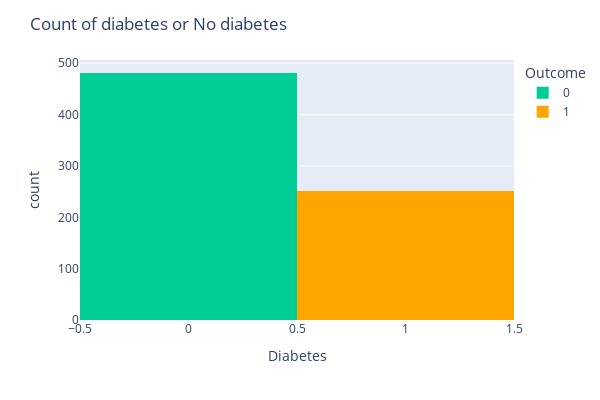

The notebook cell this image was saved under:
### Code cell
fig = px.histogram(df_update5, x='Outcome', color_discrete_map= {1:'orange', 2:'green'}, color='Outcome', width=600, height=400)
fig.update_layout(title='Count of diabetes or No diabetes', xaxis_title='Diabetes')
fig.show()

### Figure 1 — Plotly figure (JSON) as saved in the notebook; plotly's stock layout.template omitted (floating-point values rounded to 4 significant figures; data arrays with more than 128 entries replaced by an {"elided": "..."} marker saying what was removed)
{"data": [{"alignmentgroup": "True", "bingroup": "x", "hovertemplate": "Outcome=%{x}<br>count=%{y}<extra></extra>", "legendgroup": "0", "marker": {"color": "#00cc96", "pattern": {"shape": ""}}, "name": "0", "offsetgroup": "0", "orientation": "v", "showlegend": true, "type": "histogram", "x": {"elided": "481 int values"}, "xaxis": "x", "yaxis": "y"}, {"alignmentgroup": "True", "bingroup": "x", "hovertemplate": "Outcome=%{x}<br>count=%{y}<extra></extra>", "legendgroup": "1", "marker": {"color": "orange", "pattern": {"shape": ""}}, "name": "1", "offsetgroup": "1", "orientation": "v", "showlegend": true, "type": "histogram", "x": {"elided": "252 int values"}, "xaxis": "x", "yaxis": "y"}], "layout": {"barmode": "relative", "height": 400, "legend": {"title": {"text": "Outcome"}, "tracegroupgap": 0}, "margin": {"t": 60}, "title": {"text": "Count of diabetes or No diabetes"}, "width": 600, "xaxis": {"anchor": "y", "categoryarray": [0, 1], "categoryorder": "array", "domain": [0, 1], "title": {"text": "Diabetes"}}, "yaxis": {"anchor": "x", "domain": [0, 1], "title": {"text": "count"}}}}
